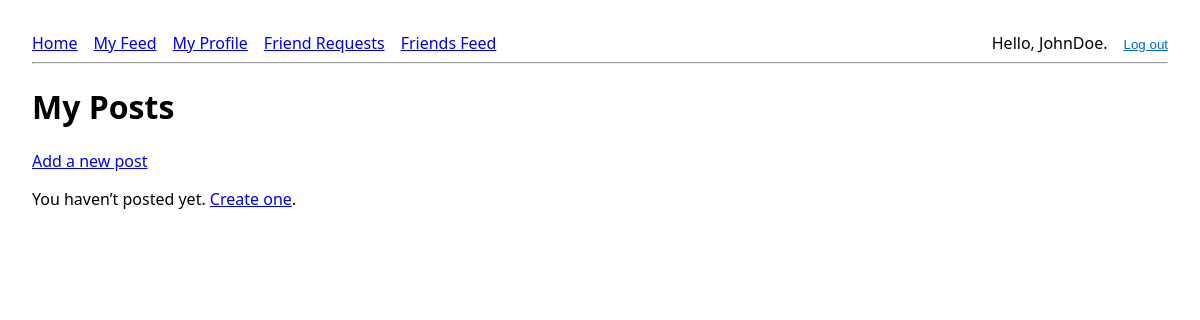
The app's page /my-feed/ (signed in), older data.
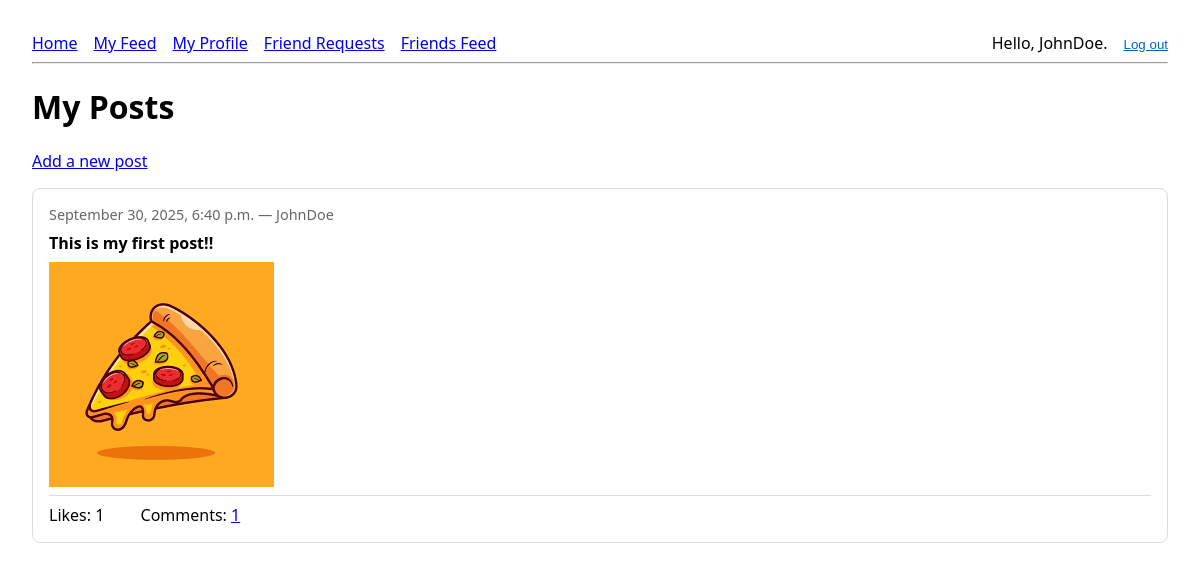
The same page, newer data.
### feed/models.py (models this page shows, shortened)
class Post(models.Model):
    description = models.CharField(max_length=255, blank=True)
    username    = models.ForeignKey(User, on_delete=models.CASCADE)
    image       = models.ImageField(upload_to='images', blank=True)
    date_posted = models.DateTimeField(auto_now_add=True)

### feed/views.py (the view)
# urls.py: path("my-feed/", views.my_feed, name="my_feed"),
@login_required
def my_feed(request):
    posts = (
        Post.objects
        .select_related("username")
        .filter(username=request.user)
        .order_by("-date_posted")
    )
    liked_ids = set(
        Like.objects.filter(user=request.user, post__in=posts)
        .values_list("post_id", flat=True)
    )
    return render(request, "feed/my_feed.html", {"posts": posts, "liked_ids": liked_ids})

### feed/templates/feed/my_feed.html
{% extends "feed/base.html" %}
{% block content %}
  <h1>My Posts</h1>
  <p><a class="btn btn-outline-primary" href="{% url 'feed:create_post' %}">Add a new post</a></p>
  {% if posts %}
    {% for p in posts %}
      <div class="post">
        <div class="meta">
          {{ p.date_posted|date:"F d, Y, g:i a" }} — {{ p.username.username }}
        </div>
        <div><strong>{{ p.description }}</strong></div>
        {% if p.image %}
          <img src="{{ p.image.url }}" alt="post image" />
        {% endif %}
        <div style="border-top:1px solid #ddd; margin-top:.5rem; padding-top:.5rem;">
          <span>Likes: {{ p.likes.count }}</span>
          <span style="margin-left:2rem;">
            Comments:
            <a href="{% url 'feed:post_detail' p.id %}">{{ p.comment_set.count }}</a>
          </span>
        </div>
      </div>
    {% endfor %}
  {% else %}
    <p>You haven’t posted yet. <a href="{% url 'feed:create_post' %}">Create one</a>.</p>
  {% endif %}
{% endblock %}

Row changes from the older to the newer data that the page shows:
added Post: date_posted "September 30, 2025, 6:40 p.m.", username.username "JohnDoe", description "This is my first post!!", image (picture), likes.count "1", comment_set.count "1"
Text that changed along with them:
text no longer shown: "You haven’t posted yet. Create one ."
